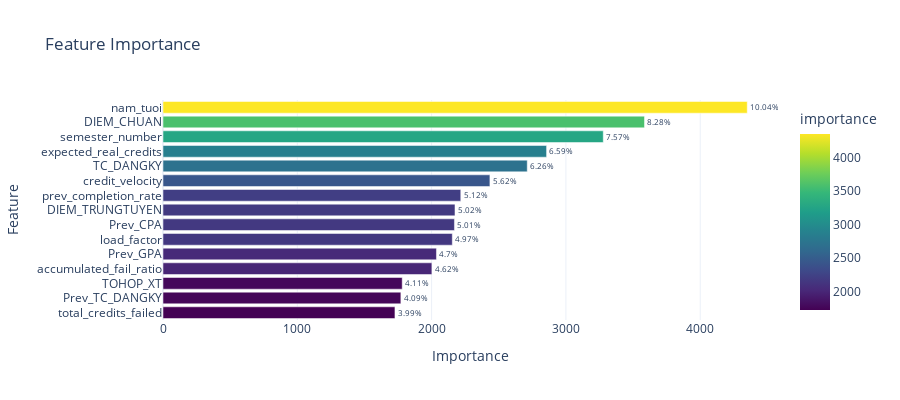
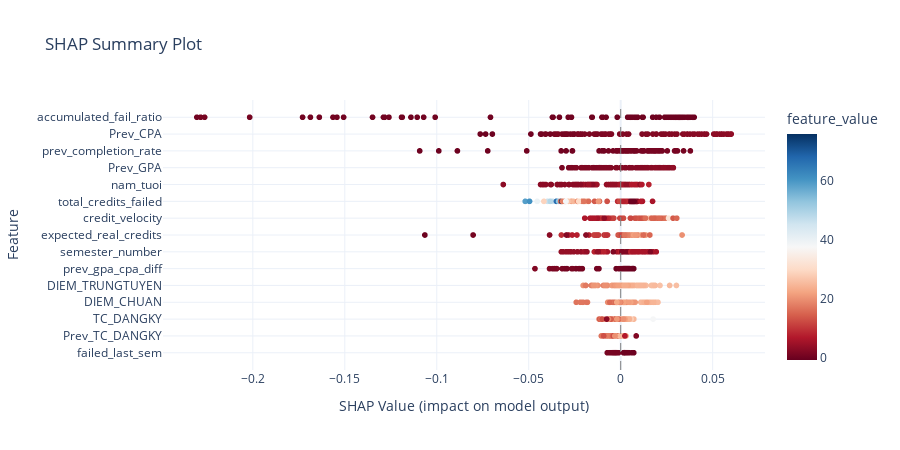

The cell these charts' notebook holds for them, in order:
### Code cell
show_all(
    model=model_lgb,
    X_valid=X_valid,
    y_valid=y_valid_credits,
    y_pred=y_pred,
    X_train=X_train,   
    model_type='lightgbm',  
    instance_idx=0,  
    top_n_features=15
)

### Figure 1 — Plotly figure (JSON) as saved in the notebook; plotly's stock layout.template omitted (floating-point values rounded to 4 significant figures)
{"data": [{"hovertemplate": "importance=%{marker.color}<br>feature=%{y}<br>text=%{text}<extra></extra>", "legendgroup": "", "marker": {"color": [4350, 3585, 3278, 2856, 2712, 2434, 2217, 2174, 2170, 2154, 2036, 2002, 1781, 1771, 1727], "coloraxis": "coloraxis", "pattern": {"shape": ""}}, "name": "", "orientation": "h", "showlegend": false, "text": ["10.04%", "8.28%", "7.57%", "6.59%", "6.26%", "5.62%", "5.12%", "5.02%", "5.01%", "4.97%", "4.7%", "4.62%", "4.11%", "4.09%", "3.99%"], "textposition": "outside", "type": "bar", "x": [4350, 3585, 3278, 2856, 2712, 2434, 2217, 2174, 2170, 2154, 2036, 2002, 1781, 1771, 1727], "xaxis": "x", "y": ["nam_tuoi", "DIEM_CHUAN", "semester_number", "expected_real_credits", "TC_DANGKY", "credit_velocity", "prev_completion_rate", "DIEM_TRUNGTUYEN", "Prev_CPA", "load_factor", "Prev_GPA", "accumulated_fail_ratio", "TOHOP_XT", "Prev_TC_DANGKY", "total_credits_failed"], "yaxis": "y"}], "layout": {"barmode": "relative", "coloraxis": {"colorbar": {"title": {"text": "importance"}}, "colorscale": [[0, "#440154"], [0.1111, "#482878"], [0.2222, "#3e4989"], [0.3333, "#31688e"], [0.4444, "#26828e"], [0.5556, "#1f9e89"], [0.6667, "#35b779"], [0.7778, "#6ece58"], [0.8889, "#b5de2b"], [1, "#fde725"]]}, "height": 400, "legend": {"tracegroupgap": 0}, "title": {"text": "Feature Importance"}, "xaxis": {"anchor": "y", "domain": [0, 1], "title": {"text": "Importance"}}, "yaxis": {"anchor": "x", "autorange": "reversed", "domain": [0, 1], "title": {"text": "Feature"}}}}

### Figure 2 — Plotly figure (JSON) as saved in the notebook; plotly's stock layout.template omitted (floating-point values rounded to 4 significant figures; data arrays with more than 128 entries replaced by an {"elided": "..."} marker saying what was removed)
{"data": [{"customdata": {"elided": "1500x1 float values"}, "hovertemplate": "shap_value=%{x}<br>feature=%{y}<br>feature_value=%{marker.color}<extra></extra>", "legendgroup": "", "marker": {"color": {"elided": "1500 float values"}, "coloraxis": "coloraxis", "symbol": "circle"}, "mode": "markers", "name": "", "showlegend": false, "type": "scattergl", "x": {"elided": "1500 float values"}, "xaxis": "x", "y": {"elided": "1500 str values"}, "yaxis": "y"}], "layout": {"coloraxis": {"colorbar": {"title": {"text": "feature_value"}}, "colorscale": [[0, "rgb(103,0,31)"], [0.1, "rgb(178,24,43)"], [0.2, "rgb(214,96,77)"], [0.3, "rgb(244,165,130)"], [0.4, "rgb(253,219,199)"], [0.5, "rgb(247,247,247)"], [0.6, "rgb(209,229,240)"], [0.7, "rgb(146,197,222)"], [0.8, "rgb(67,147,195)"], [0.9, "rgb(33,102,172)"], [1, "rgb(5,48,97)"]]}, "height": 450, "legend": {"tracegroupgap": 0}, "shapes": [{"line": {"color": "gray", "dash": "dash", "width": 1}, "type": "line", "x0": 0, "x1": 0, "xref": "x", "y0": 0, "y1": 1, "yref": "y domain"}], "showlegend": true, "title": {"text": "SHAP Summary Plot"}, "xaxis": {"anchor": "y", "domain": [0, 1], "title": {"text": "SHAP Value (impact on model output)"}}, "yaxis": {"anchor": "x", "domain": [0, 1], "title": {"text": "Feature"}}}}
